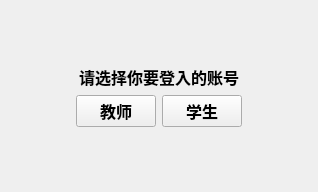
<?xml version="1.0" encoding="UTF-8"?>
<ui version="4.0">
 <class>widget</class>
 <widget class="QWidget" name="widget">
  <property name="geometry">
   <rect>
    <x>0</x>
    <y>0</y>
    <width>318</width>
    <height>192</height>
   </rect>
  </property>
  <property name="windowTitle">
   <string>Form</string>
  </property>
  <layout class="QVBoxLayout" name="verticalLayout">
   <item>
    <spacer name="verticalSpacer">
     <property name="orientation">
      <enum>Qt::Vertical</enum>
     </property>
     <property name="sizeHint" stdset="0">
      <size>
       <width>20</width>
       <height>48</height>
      </size>
     </property>
    </spacer>
   </item>
   <item>
    <layout class="QHBoxLayout" name="horizontalLayout_2">
     <item>
      <spacer name="horizontalSpacer">
       <property name="orientation">
        <enum>Qt::Horizontal</enum>
       </property>
       <property name="sizeHint" stdset="0">
        <size>
         <width>40</width>
         <height>20</height>
        </size>
       </property>
      </spacer>
     </item>
     <item>
      <widget class="QLabel" name="label">
       <property name="font">
        <font>
         <pointsize>12</pointsize>
         <bold>true</bold>
        </font>
       </property>
       <property name="text">
        <string>请选择你要登入的账号</string>
       </property>
      </widget>
     </item>
     <item>
      <spacer name="horizontalSpacer_2">
       <property name="orientation">
        <enum>Qt::Horizontal</enum>
       </property>
       <property name="sizeHint" stdset="0">
        <size>
         <width>40</width>
         <height>20</height>
        </size>
       </property>
      </spacer>
     </item>
    </layout>
   </item>
   <item>
    <layout class="QHBoxLayout" name="horizontalLayout">
     <item>
      <spacer name="horizontalSpacer_3">
       <property name="orientation">
        <enum>Qt::Horizontal</enum>
       </property>
       <property name="sizeHint" stdset="0">
        <size>
         <width>40</width>
         <height>20</height>
        </size>
       </property>
      </spacer>
     </item>
     <item>
      <widget class="QPushButton" name="PushButton_tearcher">
       <property name="font">
        <font>
         <pointsize>12</pointsize>
         <bold>true</bold>
        </font>
       </property>
       <property name="text">
        <string>教师</string>
       </property>
      </widget>
     </item>
     <item>
      <widget class="QPushButton" name="PushButton_student">
       <property name="font">
        <font>
         <pointsize>12</pointsize>
         <bold>true</bold>
        </font>
       </property>
       <property name="text">
        <string>学生</string>
       </property>
      </widget>
     </item>
     <item>
      <spacer name="horizontalSpacer_4">
       <property name="orientation">
        <enum>Qt::Horizontal</enum>
       </property>
       <property name="sizeHint" stdset="0">
        <size>
         <width>40</width>
         <height>20</height>
        </size>
       </property>
      </spacer>
     </item>
    </layout>
   </item>
   <item>
    <spacer name="verticalSpacer_2">
     <property name="orientation">
      <enum>Qt::Vertical</enum>
     </property>
     <property name="sizeHint" stdset="0">
      <size>
       <width>20</width>
       <height>48</height>
      </size>
     </property>
    </spacer>
   </item>
  </layout>
 </widget>
 <resources/>
 <connections/>
</ui>
